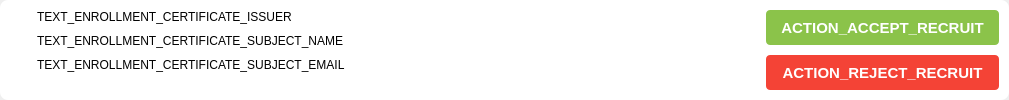
<?xml version="1.0" encoding="UTF-8"?>
<ui version="4.0">
 <class>EnrollmentButton</class>
 <widget class="QWidget" name="EnrollmentButton">
  <property name="geometry">
   <rect>
    <x>0</x>
    <y>0</y>
    <width>1009</width>
    <height>100</height>
   </rect>
  </property>
  <property name="sizePolicy">
   <sizepolicy hsizetype="Preferred" vsizetype="Fixed">
    <horstretch>0</horstretch>
    <verstretch>0</verstretch>
   </sizepolicy>
  </property>
  <property name="minimumSize">
   <size>
    <width>0</width>
    <height>100</height>
   </size>
  </property>
  <property name="maximumSize">
   <size>
    <width>16777215</width>
    <height>100</height>
   </size>
  </property>
  <property name="windowTitle">
   <string>Form</string>
  </property>
  <property name="styleSheet">
   <string notr="true">#RecruitmentWidget, #widget {
	background-color: #FFFFFF;
	border-radius: 8px;
}

#button_accept {
    background-color: #8BC34A;
    color: #FFFFFF;
    border: none;
    border-radius: 4px;
    height: 38px;
    font-size: 15px;
    font-weight: bold;
    padding-left: 15px;
    padding-right: 15px;
}

#button_accept:hover {
	background-color: #7BB03E;
}

#button_reject {
    background-color: #F44336;
    color: #FFFFFF;
    border: none;
    border-radius: 4px;
    height: 38px;
    font-size: 15px;
    font-weight: bold;
    padding-left: 15px;
    padding-right: 15px;
}

#button_reject:hover {
    background-color: #DB3327;
}

#button_reject:disabled, #button_accept:disabled {
    background-color: #DDDDDD;
    color: #999999;
}</string>
  </property>
  <layout class="QVBoxLayout" name="verticalLayout">
   <property name="spacing">
    <number>0</number>
   </property>
   <property name="leftMargin">
    <number>0</number>
   </property>
   <property name="topMargin">
    <number>0</number>
   </property>
   <property name="rightMargin">
    <number>0</number>
   </property>
   <property name="bottomMargin">
    <number>0</number>
   </property>
   <item>
    <widget class="QWidget" name="widget" native="true">
     <layout class="QHBoxLayout" name="horizontalLayout">
      <property name="spacing">
       <number>20</number>
      </property>
      <property name="leftMargin">
       <number>10</number>
      </property>
      <property name="topMargin">
       <number>10</number>
      </property>
      <property name="rightMargin">
       <number>10</number>
      </property>
      <property name="bottomMargin">
       <number>10</number>
      </property>
      <item>
       <widget class="QWidget" name="widget_cert_error" native="true">
        <layout class="QVBoxLayout" name="verticalLayout_2">
         <property name="spacing">
          <number>5</number>
         </property>
         <property name="leftMargin">
          <number>0</number>
         </property>
         <property name="topMargin">
          <number>0</number>
         </property>
         <property name="rightMargin">
          <number>0</number>
         </property>
         <property name="bottomMargin">
          <number>0</number>
         </property>
         <item>
          <widget class="QLabel" name="label_error">
           <property name="text">
            <string/>
           </property>
           <property name="wordWrap">
            <bool>true</bool>
           </property>
          </widget>
         </item>
        </layout>
       </widget>
      </item>
      <item>
       <widget class="QWidget" name="widget_cert_infos" native="true">
        <layout class="QFormLayout" name="formLayout">
         <property name="horizontalSpacing">
          <number>10</number>
         </property>
         <property name="verticalSpacing">
          <number>10</number>
         </property>
         <property name="leftMargin">
          <number>0</number>
         </property>
         <property name="topMargin">
          <number>0</number>
         </property>
         <property name="rightMargin">
          <number>0</number>
         </property>
         <property name="bottomMargin">
          <number>0</number>
         </property>
         <item row="1" column="0">
          <widget class="QLabel" name="label">
           <property name="text">
            <string>TEXT_ENROLLMENT_CERTIFICATE_SUBJECT_NAME</string>
           </property>
           <property name="wordWrap">
            <bool>true</bool>
           </property>
          </widget>
         </item>
         <item row="0" column="0">
          <widget class="QLabel" name="label_2">
           <property name="text">
            <string>TEXT_ENROLLMENT_CERTIFICATE_ISSUER</string>
           </property>
           <property name="wordWrap">
            <bool>true</bool>
           </property>
          </widget>
         </item>
         <item row="0" column="1">
          <widget class="QLabel" name="label_issuer">
           <property name="font">
            <font>
             <weight>75</weight>
             <bold>true</bold>
            </font>
           </property>
           <property name="text">
            <string/>
           </property>
           <property name="wordWrap">
            <bool>true</bool>
           </property>
          </widget>
         </item>
         <item row="2" column="0">
          <widget class="QLabel" name="label_4">
           <property name="text">
            <string>TEXT_ENROLLMENT_CERTIFICATE_SUBJECT_EMAIL</string>
           </property>
           <property name="wordWrap">
            <bool>true</bool>
           </property>
          </widget>
         </item>
         <item row="2" column="1">
          <widget class="QLabel" name="label_email">
           <property name="font">
            <font>
             <weight>75</weight>
             <bold>true</bold>
            </font>
           </property>
           <property name="text">
            <string/>
           </property>
           <property name="wordWrap">
            <bool>true</bool>
           </property>
          </widget>
         </item>
         <item row="1" column="1">
          <widget class="QLabel" name="label_name">
           <property name="font">
            <font>
             <weight>75</weight>
             <bold>true</bold>
            </font>
           </property>
           <property name="text">
            <string/>
           </property>
           <property name="wordWrap">
            <bool>true</bool>
           </property>
          </widget>
         </item>
        </layout>
       </widget>
      </item>
      <item>
       <spacer name="horizontalSpacer">
        <property name="orientation">
         <enum>Qt::Horizontal</enum>
        </property>
        <property name="sizeHint" stdset="0">
         <size>
          <width>40</width>
          <height>20</height>
         </size>
        </property>
       </spacer>
      </item>
      <item>
       <layout class="QVBoxLayout" name="verticalLayout_4">
        <property name="leftMargin">
         <number>10</number>
        </property>
        <property name="rightMargin">
         <number>10</number>
        </property>
        <item>
         <widget class="QLabel" name="label_date">
          <property name="text">
           <string/>
          </property>
         </widget>
        </item>
        <item>
         <widget class="QLabel" name="label_cert_validity">
          <property name="font">
           <font>
            <weight>75</weight>
            <bold>true</bold>
           </font>
          </property>
          <property name="text">
           <string/>
          </property>
         </widget>
        </item>
       </layout>
      </item>
      <item>
       <widget class="QWidget" name="widget_2" native="true">
        <property name="sizePolicy">
         <sizepolicy hsizetype="Preferred" vsizetype="Minimum">
          <horstretch>0</horstretch>
          <verstretch>0</verstretch>
         </sizepolicy>
        </property>
        <layout class="QVBoxLayout" name="verticalLayout_3">
         <property name="spacing">
          <number>10</number>
         </property>
         <property name="leftMargin">
          <number>0</number>
         </property>
         <property name="topMargin">
          <number>0</number>
         </property>
         <property name="rightMargin">
          <number>0</number>
         </property>
         <property name="bottomMargin">
          <number>0</number>
         </property>
         <item>
          <widget class="QPushButton" name="button_accept">
           <property name="font">
            <font>
             <pointsize>-1</pointsize>
             <weight>75</weight>
             <bold>true</bold>
            </font>
           </property>
           <property name="cursor">
            <cursorShape>PointingHandCursor</cursorShape>
           </property>
           <property name="text">
            <string>ACTION_ACCEPT_RECRUIT</string>
           </property>
          </widget>
         </item>
         <item>
          <widget class="QPushButton" name="button_reject">
           <property name="font">
            <font>
             <pointsize>-1</pointsize>
             <weight>75</weight>
             <bold>true</bold>
            </font>
           </property>
           <property name="cursor">
            <cursorShape>PointingHandCursor</cursorShape>
           </property>
           <property name="text">
            <string>ACTION_REJECT_RECRUIT</string>
           </property>
          </widget>
         </item>
        </layout>
       </widget>
      </item>
     </layout>
    </widget>
   </item>
  </layout>
 </widget>
 <resources/>
 <connections/>
</ui>
